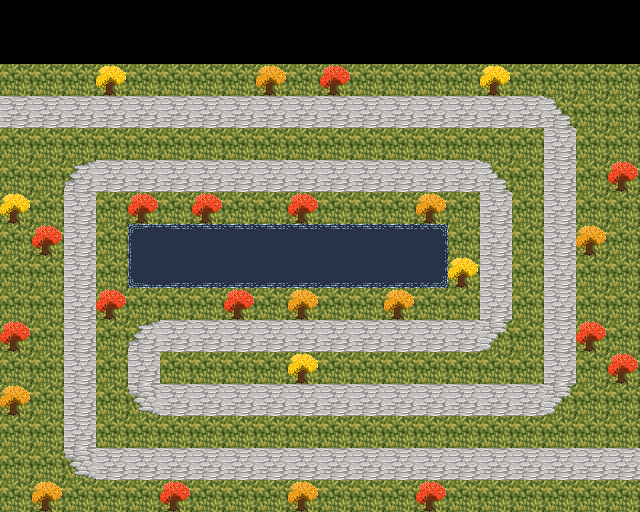

A 2D game scene composited from a Tiled map and its tileset images. What follows is a short description and the map's XML, with each tile layer's data collapsed to a summary:
An orthogonal 20x16 tile map with 32x32 px tiles, 4 tile layers (Background, Path, Foreground, Objects).

<map version="1.0" orientation="orthogonal" width="20" height="16" tilewidth="32" tileheight="32">
 <tileset firstgid="1" name="Tiles" tilewidth="32" tileheight="32">
  <image source="../packer/tiles.png" width="256" height="256" />
 </tileset>
 <layer name="Background" width="20" height="16">
  <data>[320 cells, 280 non-empty, 1 distinct tile ids]</data>
 </layer>
 <layer name="Path" width="20" height="16">
  <data>[320 cells, 97 non-empty, 7 distinct tile ids]</data>
 </layer>
 <layer name="Foreground" width="20" height="16">
  <data>[320 cells, 22 non-empty, 7 distinct tile ids]</data>
 </layer>
 <layer name="Objects" width="20" height="16">
  <data>[320 cells, 26 non-empty, 3 distinct tile ids]</data>
 </layer>
</map>